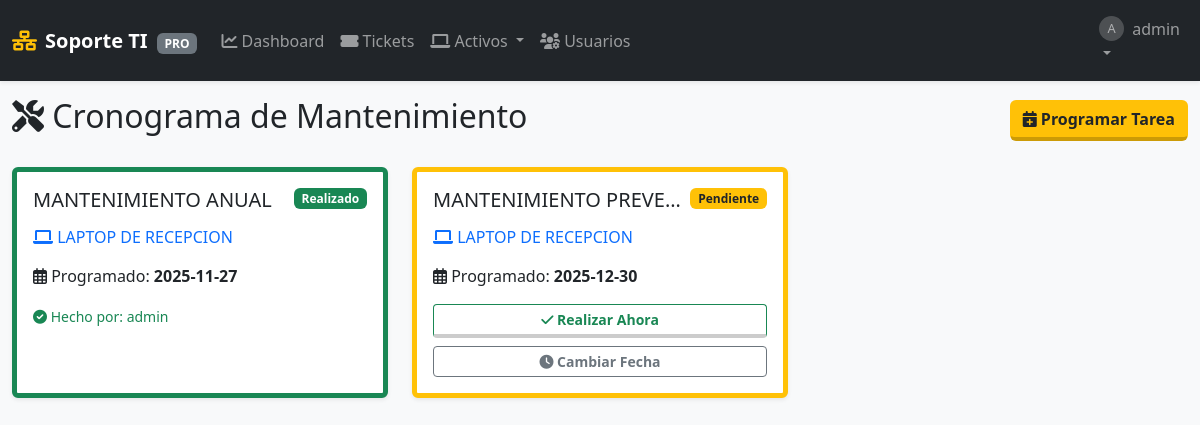
Before: /mantenimientos (signed in) with the older database file.
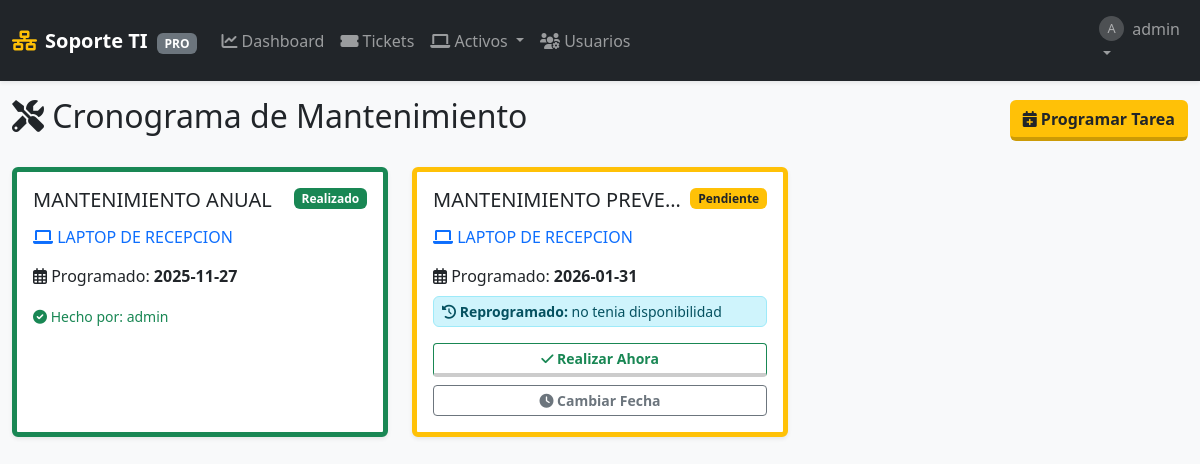
After: the same page with the newer database file.
### tables this page shows
CREATE TABLE mantenimientos (
            id INTEGER PRIMARY KEY AUTOINCREMENT,
            equipo_id INTEGER NOT NULL,
            titulo TEXT NOT NULL,
            fecha_programada DATE NOT NULL,
            estado TEXT DEFAULT 'Pendiente',
            tecnico_asignado_id INTEGER, motivo_reprogramacion TEXT,
            FOREIGN KEY (equipo_id) REFERENCES equipos (id) ON DELETE CASCADE,
            FOREIGN KEY (tecnico_asignado_id) REFERENCES usuarios (id) ON DELETE SET NULL
        );

CREATE TABLE equipos (
            id INTEGER PRIMARY KEY AUTOINCREMENT,
            nombre_equipo TEXT UNIQUE NOT NULL,
            tipo TEXT,
            marca_modelo TEXT,
            numero_serie TEXT UNIQUE,
            fecha_adquisicion DATE,
            usuario_asignado_id INTEGER,
            notas TEXT, procesador TEXT, memoria_ram TEXT, tipo_ram TEXT, disco_duro TEXT, tipo_disco TEXT, fecha_compra DATE,
            FOREIGN KEY (usuario_asignado_id) REFERENCES usuarios (id) ON DELETE SET NULL
        );

### app.py (the view)
@app.route('/mantenimientos')
@login_required
def lista_mantenimientos():
    mantenimientos = get_db().execute("""
        SELECT m.*, e.nombre_equipo, u.username as tecnico
        FROM mantenimientos m JOIN equipos e ON m.equipo_id = e.id
        LEFT JOIN usuarios u ON m.tecnico_asignado_id = u.id ORDER BY m.fecha_programada ASC
    """).fetchall()
    return render_template('mantenimientos.html', mantenimientos=mantenimientos)

### app.py (called while the page is built)
def get_db():
    if 'db' not in g:
        g.db = sqlite3.connect(app.config['DB_FILE'])
        g.db.row_factory = sqlite3.Row
        g.db.execute("PRAGMA foreign_keys = ON")
    return g.db

def login_required(f):
    @wraps(f)
    def decorated_function(*args, **kwargs):
        if 'user_id' not in session:
            flash('🔒 Inicia sesión para continuar.', 'warning')
            return redirect(url_for('login'))
        return f(*args, **kwargs)
    return decorated_function

### templates/mantenimientos.html (shortened to what this page needs)
{% extends "layout.html" %}
{% block content %}
<div class="d-flex justify-content-between align-items-center mb-4">
    <h2><i class="fas fa-tools"></i> Cronograma de Mantenimiento</h2>
    <a href="{{ url_for('programar_mantenimiento') }}" class="btn btn-warning text-dark">
        <i class="fas fa-calendar-plus"></i> Programar Tarea
    </a>
</div>
<div class="row">
    {% for mant in mantenimientos %}
    <div class="col-md-6 col-lg-4 mb-4">
        <div class="card h-100 shadow-sm border-start border-5
            {% if mant.estado == 'Pendiente' %}border-warning{% else %}border-success{% endif %}">
            <div class="card-body">
                <div class="d-flex justify-content-between align-items-start">
                    <h5 class="card-title text-truncate" title="{{ mant.titulo }}">{{ mant.titulo }}</h5>
                    {% if mant.estado == 'Pendiente' %}
                        <span class="badge bg-warning text-dark">Pendiente</span>
                    {% else %}
                        <span class="badge bg-success">Realizado</span>
                    {% endif %}
                </div>
                <h6 class="card-subtitle mb-3 text-primary mt-2">
                    <i class="fas fa-laptop"></i> {{ mant.nombre_equipo }}
                </h6>
                <div class="mb-3">
                    <p class="card-text mb-1">
                        <i class="far fa-calendar-alt"></i> Programado: <strong>{{ mant.fecha_programada }}</strong>
                    </p>
                    {% if mant.motivo_reprogramacion %}
                        <div class="alert alert-info py-1 px-2 mt-2 small">
                            <i class="fas fa-history"></i> <strong>Reprogramado:</strong> {{ mant.motivo_reprogramacion }}
                        </div>
                    {% endif %}
                </div>
                {% if mant.estado == 'Pendiente' %}
                    <div class="d-grid gap-2">
                        <form action="{{ url_for('completar_mantenimiento', mant_id=mant.id) }}" method="POST">
                            <button class="btn btn-sm btn-outline-success w-100">
                                <i class="fas fa-check"></i> Realizar Ahora
                            </button>
                        </form>
                        <button type="button" class="btn btn-sm btn-outline-secondary w-100" data-bs-toggle="modal" data-bs-target="#modalReprogramar{{ mant.id }}">
                            <i class="fas fa-clock"></i> Cambiar Fecha
                        </button>
                    </div>
                {% else %}
                    <small class="text-success"><i class="fas fa-check-circle"></i> Hecho por: {{ mant.tecnico }}</small>
                {% endif %}
            </div>
        </div>
    </div>
    {% else %}
    <div class="col-12 text-center text-muted py-5">
        <p>No hay mantenimientos programados.</p>
    </div>
    {% endfor %}
</div>
{% endblock %}

Changed rows visible on the page:
changed mantenimientos "MANTENIMIENTO PREVE…": fecha_programada "2025-12-30" → "2026-01-31"; motivo_reprogramacion (not shown) → "no tenia disponibilidad"
